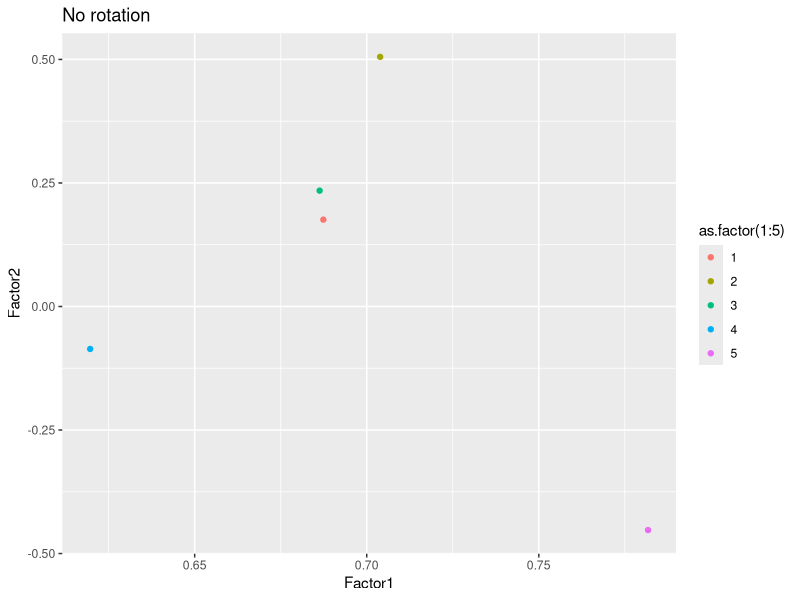
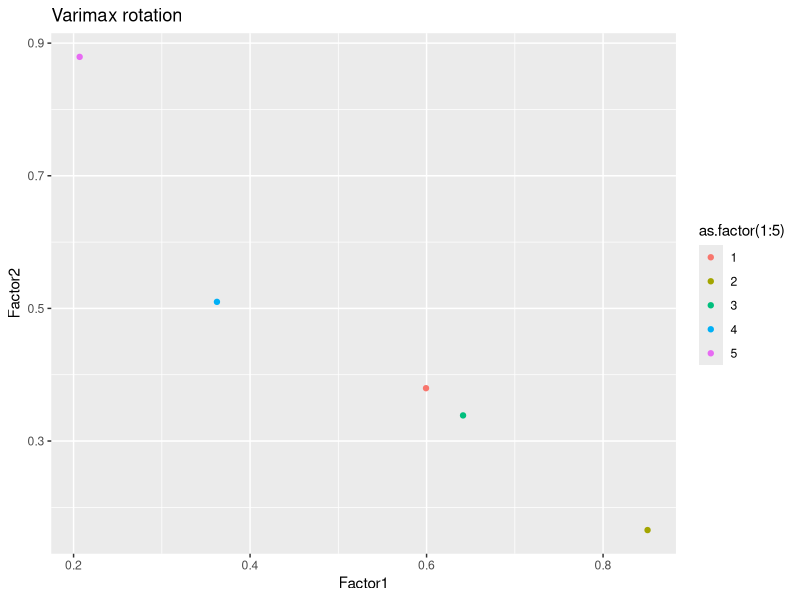
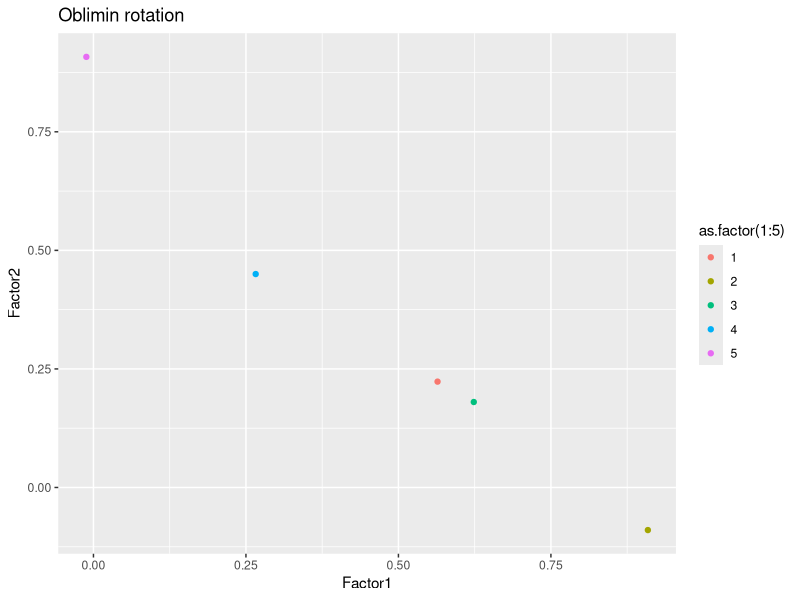
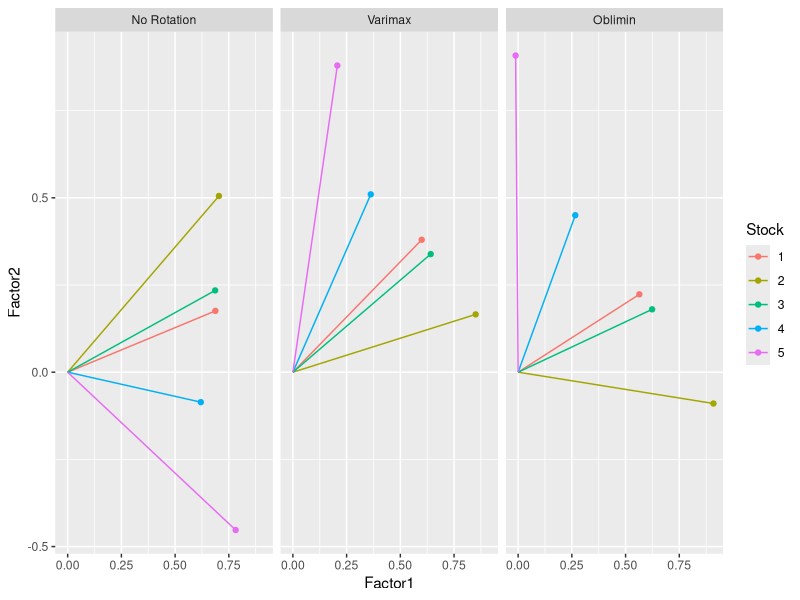

Write the R code that produced these figures, in order.
## ---- chunk 1
knitr::opts_chunk$set(echo = TRUE)
library(psych)
library(ggplot2)
library(dplyr)
## ---- chunk 2
A = matrix(data = c(1, 0.577, 0.509, 0.387, 0.462,
                    0.577, 1, 0.599, 0.389, 0.322,
                    0.509, 0.599, 1, 0.436, 0.426,
                    0.387, 0.389, 0.436, 1, 0.523,
                    0.462, 0.322, 0.426, 0.523, 1), nrow = 5)
A
## ---- chunk 3
prcomp(A, center = F)
## ---- chunk 4
prcomp(A, center = F)$sdev^2
## ---- chunk 5
eigen(A)
## ---- chunk 6
L1 = sqrt(eigen(A)$values[1]) * eigen(A)$vectors[,1]
L1
## ---- chunk 7
LLp = L1%*%t(L1) # equivalently, L1%o%L1 or outer(L1, L1)
LLp
## ---- chunk 8
psi = diag(1 - diag(LLp))
psi
## ---- chunk 9
S = LLp + psi
S
## ---- chunk 10
R = A - S
R
## ---- chunk 11
sum(diag(LLp))/5
## ---- chunk 12
fa1.ml = factanal(A, factors = 1, covmat = A)
fa1.ml
## ---- chunk 13
LLp.ml = fa1.ml$loadings %*% t(fa1.ml$loadings)
LLp.ml
## ---- chunk 14
psi.ml = diag(1 - diag(LLp.ml))
psi.ml
## ---- chunk 15
diag(psi.ml - psi)
## ---- chunk 16
R.ml = A - LLp.ml - psi.ml
R.ml
## ---- chunk 17
summary(abs(as.vector(R.ml)))
## ---- chunk 18
summary(abs(as.vector(R)))
## ---- chunk 19
fa2.ml = factanal(A, factors = 2, covmat = A, rotation = "none")
fa2.ml
## ---- chunk 20
cor(fa2.ml$loadings)
## ---- chunk 21
fa2.ml$loadings[,1:2]
## ---- chunk 22
fa2.ml.df = data.frame(Factor1 = fa2.ml$loadings[,1], Factor2 = fa2.ml$loadings[,2])
ggplot(data = fa2.ml.df, aes(x = Factor1, y = Factor2)) +
  geom_point(aes(colour = as.factor(1:5))) +
  ggtitle("No rotation")
## ---- chunk 23
t(fa2.ml$loadings[,1:2]) %*% solve(diag(fa2.ml$uniquenesses)) %*% fa2.ml$loadings[,1:2]
## ---- chunk 24
fa2.ml.vx = factanal(A, factors = 2, covmat = A, rotation = "varimax")
fa2.ml.vx
## ---- chunk 25
var(as.vector(fa2.ml.vx$loadings[,1:2]^2))
## ---- chunk 26
var(as.vector(fa2.ml$loadings[,1:2]^2))
## ---- chunk 27
fa2.ml.vx.df = data.frame(Factor1 = fa2.ml.vx$loadings[,1], Factor2 = fa2.ml.vx$loadings[,2])
ggplot(data = fa2.ml.vx.df, aes(x = Factor1, y = Factor2)) +
  geom_point(aes(colour = as.factor(1:5)))+
  ggtitle("Varimax rotation")
## ---- chunk 28
angle <- function(x,y){
  dot.prod <- x%*%y 
  norm.x <- norm(x,type="2")
  norm.y <- norm(y,type="2")
  theta <- acos(dot.prod / (norm.x * norm.y))
  as.numeric(theta)
}
## ---- chunk 29
angle(unlist(fa2.ml.df[1,]), unlist(fa2.ml.df[2,]))*180/pi
## ---- chunk 30
angle(unlist(fa2.ml.vx.df[1,]), unlist(fa2.ml.vx.df[2,]))*180/pi
## ---- chunk 31
t(fa2.ml.vx$loadings[,1:2]) %*% solve(diag(fa2.ml.vx$uniquenesses)) %*% fa2.ml.vx$loadings[,1:2]
## ---- chunk 32
fa2.ml.om = fa(A, nfactors = 2, covar = T, rotate = "oblimin")
fa2.ml.om
## ---- chunk 33
fa2.ml.om.df = data.frame(Factor1 = fa2.ml.om$loadings[,1], Factor2 = fa2.ml.om$loadings[,2])
ggplot(data = fa2.ml.om.df, aes(x = Factor1, y = Factor2)) +
  geom_point(aes(colour = as.factor(1:5)))+
  ggtitle("Oblimin rotation")

## ---- chunk 34
angle(unlist(fa2.ml.om.df[1,]), unlist(fa2.ml.om.df[2,]))*180/pi
## ---- chunk 35
fa2.ml.df$Rotation = "No Rotation"
fa2.ml.df$Stock = 1:5

fa2.ml.vx.df$Rotation = "Varimax"
fa2.ml.vx.df$Stock = 1:5

fa2.ml.om.df$Rotation = "Oblimin"
fa2.ml.om.df$Stock = 1:5

all.rotations = bind_rows(fa2.ml.df, fa2.ml.vx.df, fa2.ml.om.df) |>
  mutate(Stock = as.factor(Stock),
         Rotation = factor(Rotation, levels = c("No Rotation", "Varimax", "Oblimin")))
## ---- chunk 36
ggplot(data = all.rotations, aes(x = Factor1, y = Factor2)) +
  geom_point(aes(colour = Stock)) +
  geom_segment(aes(x = 0, y = 0, xend = Factor1, yend = Factor2, colour = Stock)) +
  facet_wrap(facets = ~ Rotation) 
## ---- chunk 37
Cormat = matrix(c(1, 0.8, 0.7, -0.2, -0.3,
                0.8, 1, 0.9, -0.3, -0.2,
                0.7, 0.9,  1, -0.1, 0,
                -0.2, -0.3, -0.1, 1, 0.8,
                -0.3, -0.2, 0, 0.8, 1), byrow =T, nrow = 5)
Cormat
## ---- chunk 38
eigen(Cormat)
## ---- chunk 39
V = diag(c(10,9,8,7,6))
Covmat = V%*%Cormat%*%V
Covmat
## ---- chunk 40
set.seed(124)
samp = MASS::mvrnorm(n = 100, mu = c(0,0,0,0,0), Sigma = Covmat)
head(samp)
## ---- chunk 41
CovSamp = cov(samp)
CovSamp
## ---- chunk 42
fa2 = factanal(x = samp, factors = 2, scores = "Bartlett")
fa2
## ---- chunk 43
L2 = fa2$loadings[,1:2]
L2%*%t(L2) + diag(fa2$uniquenesses)
## ---- chunk 44
cov2cor(CovSamp)
## ---- chunk 45
fa2 = fa(r = samp, nfactors = 2, covar = T, scores = "tenBerge")
fa2
## ---- chunk 46
fa2$loadings
## ---- chunk 47
fa2$loadings %*% t(fa2$loadings) + diag(fa2$uniquenesses)
## ---- chunk 48
R2 = CovSamp - (fa2$loadings %*% t(fa2$loadings) + diag(fa2$uniquenesses))
R2
## ---- chunk 49
geno.scores = fa2$scores
head(geno.scores)
## ---- chunk 50
model.based.preds = geno.scores %*% t(fa2$loadings)
head(model.based.preds)
## ---- chunk 51
samp[1:6,]
